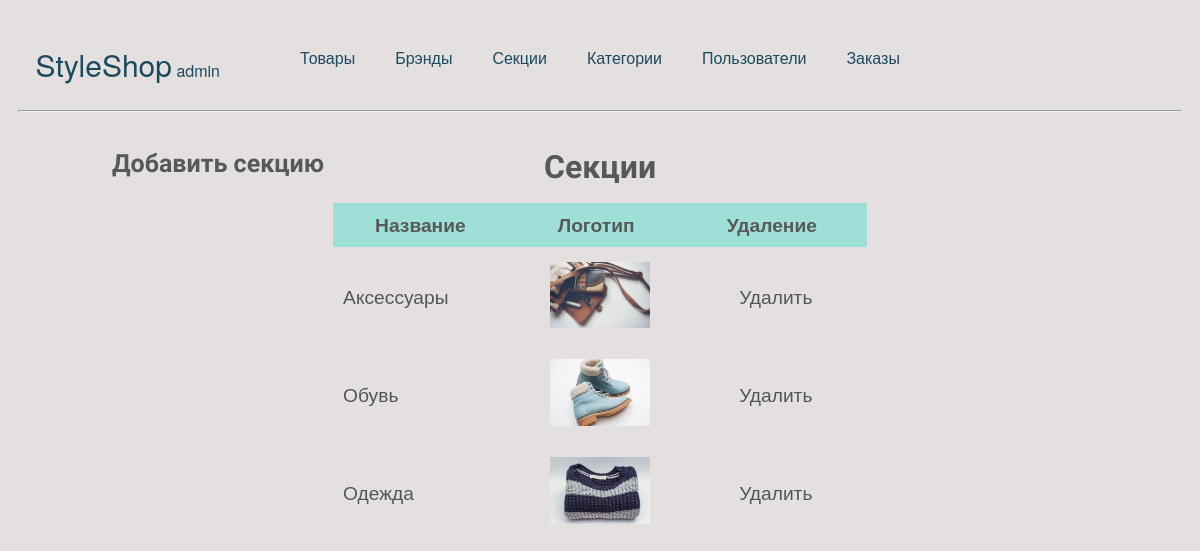
The page /ssadmin/section (signed in) on the database its author committed.
### authapp/models.py (models this page shows)
class ShopUser(AbstractUser):
    age = models.PositiveIntegerField(verbose_name='Возраст',
                                      validators=[
        MaxValueValidator(99, 'Вы слишком стары'),
        MinValueValidator(18, 'Вы слишком молоды')
    ])
    birth_date = models.DateField(verbose_name='Дата рождения')
    signin_date = models.DateTimeField(auto_now_add=True)

### mainpage/models.py (models this page shows, shortened)
class Section(models.Model):
    name = models.CharField(max_length=20)
    image = models.ImageField(upload_to='sections/')

### adminapp/views.py (the view)
# urls.py: path('section', views.TableSection.as_view()),
class TableSection(Section, Table):
    def get_context_data(self, **kwargs):
        context = super().get_context_data(**kwargs)
        context['new_name'] = 'секцию'
        context['title'] = 'Секции'
        context['table_fields'] = ['Название', 'Логотип', 'Удаление']
        return context

### adminapp/views.py (called while the page is built)
    def get_context_data(self, **kwargs):
        context = super().get_context_data(**kwargs)
        context['menu'] = [
            {'name': 'Товары', 'link': 'product'},
            {'name': 'Брэнды', 'link': 'brand'},
            {'name': 'Секции', 'link': 'section'},
            {'name': 'Категории', 'link': 'category'},
            {'name': 'Пользователи', 'link': 'user'},
            {'name': 'Заказы', 'link': 'order'},
        ]
        return context

### adminapp/templates/adminapp/admin.html (shortened to what this page needs)
<!DOCTYPE html>
{% load static %}
<html lang="en">
<head>
    <link rel="stylesheet" href="{% static 'adminapp/css/style.css' %}">
</head>
<body>
    <header class="main-header">
        <ul class="menu">
            <li class="menu__item" style="position: absolute; right:80%; color: black"><a href="/ssadmin" class="home"><span>StyleShop</span> {{ user.username }}</a></li>
            {% for object in menu %}
                <li class="menu__item" data-sub="product"><a href="{{ object.link }}">{{ object.name }}</a></li>
            {% endfor %}
        </ul>
    </header>
    <br> <hr>
    {% if title == 'Главная' %}
        <div class="page-text">
            <ul>
                {% for object in menu %}
                    <li><a href="{{ object.link }}">{{ object.name }}</a></li>
                {% endfor %}
            </ul>
        </div>
    {% else %}
        <div id="wrapper">
            <h1>{% if new_name %}<a class="create" href="product/create">Добавить {{ new_name }}</a>{% endif %} {{ title }}</h1>
            <table id="keywords" cellspacing="0" cellpadding="0">
                <thead>
                    <tr>
                        {% for field in table_fields %}
                            <th><span>{{ field }}</span></th>
                        {% endfor %}
                    </tr>
                </thead>
                <tbody>
                    {% if title == 'Товары' %}
                        {% for product in query %}
                            <tr>
                                <td class="lalign"><a class="table-href" href="product/update/{{ product.id }}">{{ product.name }}</a></td>
                                <td>{{ product.category }}</td>
                                <td>{{ product.brand }}</td>
                                <td>{{ product.quantity }}</td>
                                <td>{{ product.cost }}</td>
                                <td>{{ product.sale }}</td>
                                <td><a class="table-href" href="product/delete/{{ product.id }}">Удалить</a></td>
                            </tr>
                        {% endfor %}
                    {% elif title == 'Пол' %}
                        {% for sex in query %}
                            <tr>
                                <td class="lalign">{{ sex.name }}</td>
                            </tr>
                        {% endfor %}
                    {% elif title == 'Секции' %}
                        {% for section in query %}
                            <tr>
                                <td class="lalign"><a class="table-href" href="section/update/{{ section.id }}">{{ section.name }}</a></td>
                                <td><img class="logo-img" src="/media/{{ section.image }}" alt=""></td>
                                <td><a class="table-href" href="section/delete/{{ section.id }}">Удалить</a></td>
                            </tr>
                        {% endfor %}
                    {% else %}
                        <tr>
                            <td>ВНИМАНИЕ, ОШИБКА!!! ОБРАТИТЕСЬ К АДМИНИСТРАТОРУ</td>
                        </tr>
                    {% endif %}
                </tbody>
            </table>
        </div>
    {% endif %}
</body>
</html>

### adminapp/static/adminapp/css/style.css (style rules this page uses)
html, body, div, span, applet, object, iframe, h1, h2, h3, h4, h5, h6, p, blockquote, pre, a, abbr, acronym, address, big, cite, code, del, dfn, em, img, ins, kbd, q, s, samp, small, strike, strong, sub, sup, tt, var, b, u, i, center, dl, dt, dd, ol, ul, li, fieldset, form, label, legend, table, caption, tbody, tfoot, thead, tr, th, td, article, aside, canvas, details, embed, figure, figcaption, footer, header, hgroup, menu, nav, output, ruby, section, summary, time, mark, audio, video { box-sizing: border-box; }
body { font-family: 'Helvetica Neue', Helvetica, Arial, sans-serif; line-height: 1; color: #585858; background: rgb(228, 224, 224); padding: 22px 10px; padding-bottom: 55px; }
table { border-collapse: collapse; border-spacing: 0; }
img { border: 0; max-width: 100px; }
h1 { font-family: 'Amarante', Tahoma, sans-serif; font-weight: bold; margin-bottom: 20px; text-align: center; }
.menu { list-style: none; margin: 0; padding-left: 0; display: flex; justify-content: center; }
.menu a { padding: 20px 20px; display: block; text-decoration: none; color: rgb(29, 73, 94); }
.home span { font-size: 30px }
.menu__item { position: relative; }
.create { position: absolute; font-size: 25px; right: 73%; text-decoration: none; color: inherit; }
.table-href { text-decoration: none; color: inherit; }
#wrapper { display: block; width: 100%; margin: 0 auto; padding: 10px 17px; }
#keywords { margin: 0 auto; font-size: 1.2em; margin-bottom: 15px; }
#keywords thead { cursor: pointer; background: #9ee0d8; }
#keywords thead tr th { font-weight: bold; padding: 12px 30px; padding-left: 42px; }
#keywords thead tr th span { padding-right: 20px; background-repeat: no-repeat; background-position: 100% 100%; }
#keywords tbody tr { color: #555; }
#keywords tbody tr td { text-align: center; padding: 15px 10px; }
#keywords tbody tr td.lalign { text-align: left; }

### rows shown on the page
ShopUser: username "admin"
Section: name "Аксессуары", image (picture)
Section: name "Обувь", image (picture)
Section: name "Одежда", image (picture)

### other values the page prints
{{ object.name }} "Товары" "Брэнды" "Секции" "Категории" "Пользователи" "Заказы"
{{ new_name }} "секцию"
{{ title }} "Секции"
{{ field }} "Название" "Логотип" "Удаление"
